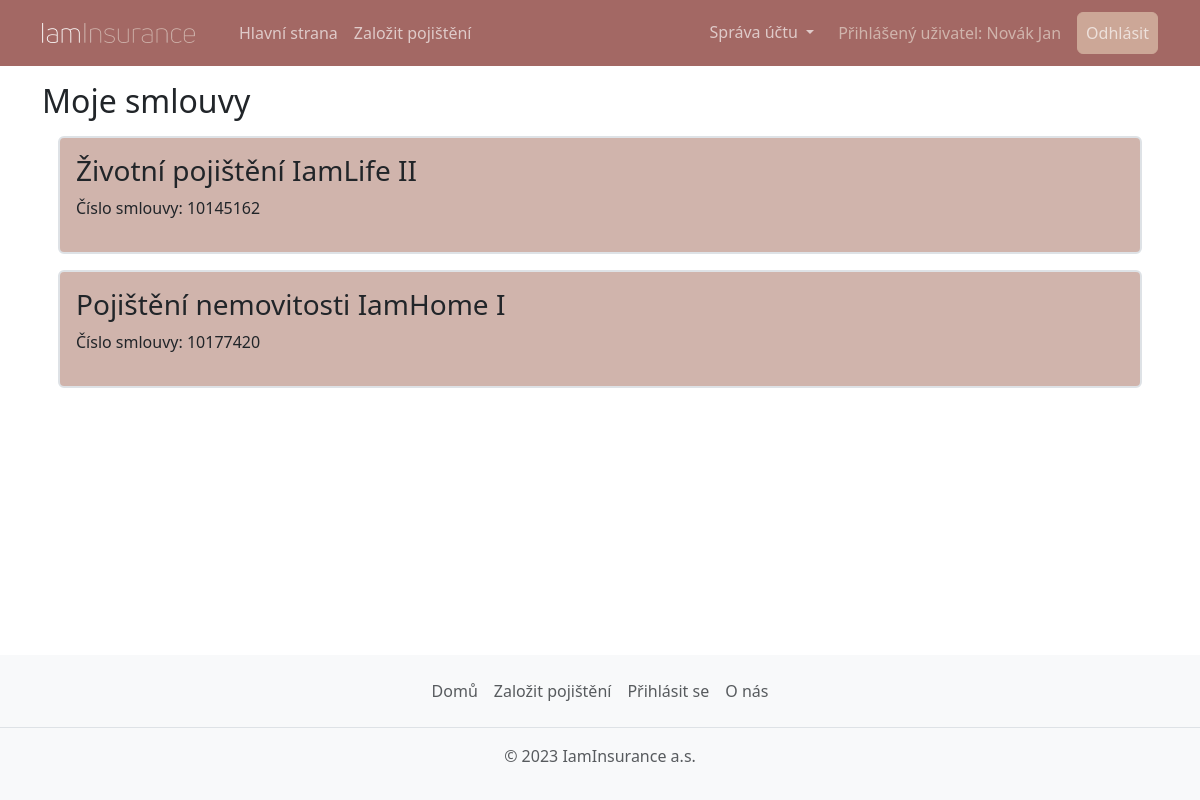
The page /muj-ucet/smlouvy/ (signed in) on the database as committed earlier.
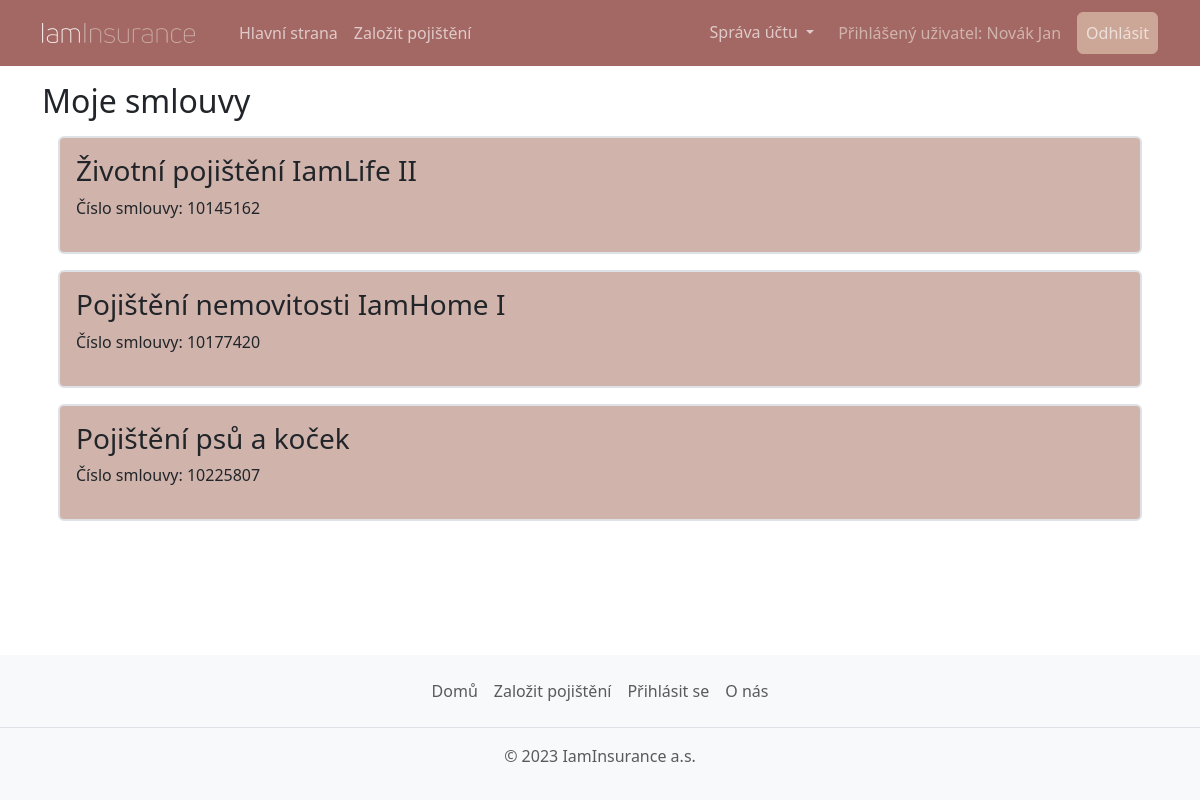
The same page on the database as committed later.
### insurance_app/models.py (models this page shows, shortened)
class Contract(models.Model):
    objects: models.Manager
    product: models.Field = models.ForeignKey(to=Product, on_delete=models.RESTRICT, verbose_name='Produkt')
    insured: models.Field = models.ForeignKey(to=Person, on_delete=models.RESTRICT, verbose_name='Pojištěnec')
    conclusion_date: models.Field = models.DateField(auto_now_add=True, verbose_name='Datum uzavření')
    payment: models.Field = models.PositiveIntegerField(verbose_name='Pravidelná platba')
    @property
    def contract_number(self) -> int:
        return 10_000_001 + self.pk * 127 ** 2

class Product(models.Model):
    name: models.Field = models.CharField(max_length=64, unique=True, verbose_name='Název')
    description: models.Field = models.TextField(default="", verbose_name='Popis')
    active: models.Field = models.BooleanField(default=True, blank=True, verbose_name='Aktivní')
    image: models.Field = models.ImageField(upload_to='images/', verbose_name='Obrázek')
    class Meta:
        verbose_name = u'Produkt'

### client_account/views.py (the view)
# urls.py: path("smlouvy/", views.ContractsListView.as_view(), name="my-contracts"),
@method_decorator(login_required, name='get')
class ContractsListView(generic.ListView):
    model: Model = models.Contract
    template_name: str = template.CONTRACTS
    title: str = "Moje smlouvy"
    def get_context_data(self, *, object_list: QuerySet = None, **kwargs) -> dict:
        context = super().get_context_data(object_list=object_list, **kwargs)
        context['title'] = self.title
        return context
    def get_queryset(self) -> QuerySet:
        queryset = super().get_queryset()
        queryset = queryset.filter(insured=self.request.user)
        return queryset
    def get(self, request: HttpRequest, *args, **kwargs) -> HttpResponse:
        if request.user.is_staff:
            return redirect('clients-list')
        return super().get(request, *args, **kwargs)

### insurance_app/models.py (called while the page is built)
    def __str__(self) -> str:
        return f"{self.last_name} {self.first_name}"

### insurance_app/templates/insurance_app/my_contracts.html (shortened to what this page needs)
{% extends 'main.html' %}
{% block content %}
    {% if object_list.0 %}
    {% for obj in object_list %}
    <a href="{% url 'contract-detail' contract_number=obj.contract_number %}" class="text-decoration-none link-dark">
        <section class="bg-secondary hover-overlay border border-2 rounded-2 p-3 m-3" data-mdb-ripple-color="light">
            <h3>{{ obj.product.name }}</h3>
            <p>Číslo smlouvy: {{ obj.contract_number }}</p>
        </section>
    </a>
    {% endfor %}
    {% else %}
    <p>Zatím u nás nemáte uzavřenou žádnou smlouvu.</p>
    <a class="btn btn-primary" href="{% url 'register-contract' %}">Uzavřít smlouvu</a>
    {% endif %}
{% endblock %}

Rows that differ between the two databases and show on the page:
added Contract: product.name "Pojištění psů a koček", contract_number "10225807"
